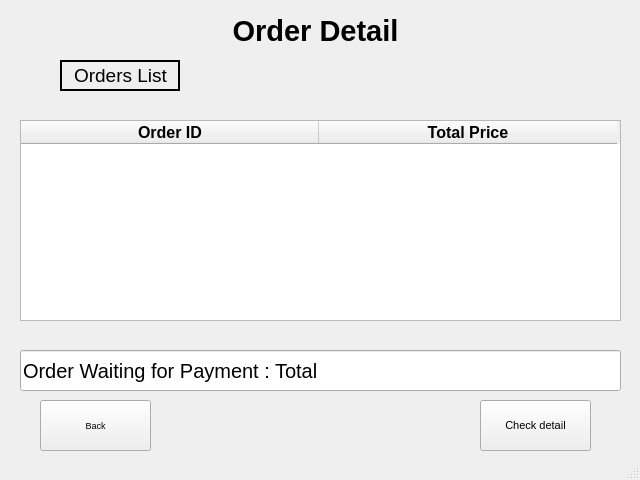
<?xml version="1.0" encoding="UTF-8"?>
<ui version="4.0">
 <class>MainWindow</class>
 <widget class="QMainWindow" name="MainWindow">
  <property name="geometry">
   <rect>
    <x>0</x>
    <y>0</y>
    <width>640</width>
    <height>480</height>
   </rect>
  </property>
  <property name="font">
   <font>
    <pointsize>7</pointsize>
   </font>
  </property>
  <property name="windowTitle">
   <string>MainWindow</string>
  </property>
  <widget class="QWidget" name="centralwidget">
   <widget class="QLabel" name="label">
    <property name="geometry">
     <rect>
      <x>170</x>
      <y>0</y>
      <width>291</width>
      <height>61</height>
     </rect>
    </property>
    <property name="font">
     <font>
      <pointsize>22</pointsize>
      <weight>75</weight>
      <bold>true</bold>
     </font>
    </property>
    <property name="layoutDirection">
     <enum>Qt::LeftToRight</enum>
    </property>
    <property name="text">
     <string>Order Detail</string>
    </property>
    <property name="alignment">
     <set>Qt::AlignCenter</set>
    </property>
   </widget>
   <widget class="QPushButton" name="backBtn">
    <property name="geometry">
     <rect>
      <x>40</x>
      <y>400</y>
      <width>111</width>
      <height>51</height>
     </rect>
    </property>
    <property name="text">
     <string>Back</string>
    </property>
   </widget>
   <widget class="QFrame" name="frame">
    <property name="geometry">
     <rect>
      <x>60</x>
      <y>60</y>
      <width>120</width>
      <height>31</height>
     </rect>
    </property>
    <property name="frameShape">
     <enum>QFrame::WinPanel</enum>
    </property>
    <property name="frameShadow">
     <enum>QFrame::Plain</enum>
    </property>
    <property name="lineWidth">
     <number>1</number>
    </property>
    <property name="midLineWidth">
     <number>0</number>
    </property>
    <widget class="QLabel" name="label_2">
     <property name="geometry">
      <rect>
       <x>0</x>
       <y>0</y>
       <width>121</width>
       <height>31</height>
      </rect>
     </property>
     <property name="font">
      <font>
       <pointsize>14</pointsize>
      </font>
     </property>
     <property name="text">
      <string>Orders List</string>
     </property>
     <property name="textFormat">
      <enum>Qt::AutoText</enum>
     </property>
     <property name="alignment">
      <set>Qt::AlignCenter</set>
     </property>
     <property name="wordWrap">
      <bool>false</bool>
     </property>
    </widget>
   </widget>
   <widget class="QLineEdit" name="orderdetail">
    <property name="geometry">
     <rect>
      <x>20</x>
      <y>350</y>
      <width>601</width>
      <height>41</height>
     </rect>
    </property>
    <property name="font">
     <font>
      <pointsize>15</pointsize>
     </font>
    </property>
    <property name="text">
     <string>Order Waiting for Payment : Total</string>
    </property>
    <property name="readOnly">
     <bool>true</bool>
    </property>
   </widget>
   <widget class="QTableWidget" name="tableWidget">
    <property name="geometry">
     <rect>
      <x>20</x>
      <y>120</y>
      <width>601</width>
      <height>201</height>
     </rect>
    </property>
    <property name="font">
     <font>
      <pointsize>12</pointsize>
      <weight>75</weight>
      <bold>true</bold>
     </font>
    </property>
    <property name="lineWidth">
     <number>5</number>
    </property>
    <attribute name="horizontalHeaderDefaultSectionSize">
     <number>298</number>
    </attribute>
    <column>
     <property name="text">
      <string>Order ID</string>
     </property>
    </column>
    <column>
     <property name="text">
      <string>Total Price</string>
     </property>
    </column>
   </widget>
   <widget class="QPushButton" name="checkDetail">
    <property name="geometry">
     <rect>
      <x>480</x>
      <y>400</y>
      <width>111</width>
      <height>51</height>
     </rect>
    </property>
    <property name="font">
     <font>
      <pointsize>8</pointsize>
     </font>
    </property>
    <property name="text">
     <string>Check detail</string>
    </property>
   </widget>
  </widget>
  <widget class="QStatusBar" name="statusbar"/>
 </widget>
 <resources/>
 <connections/>
</ui>
